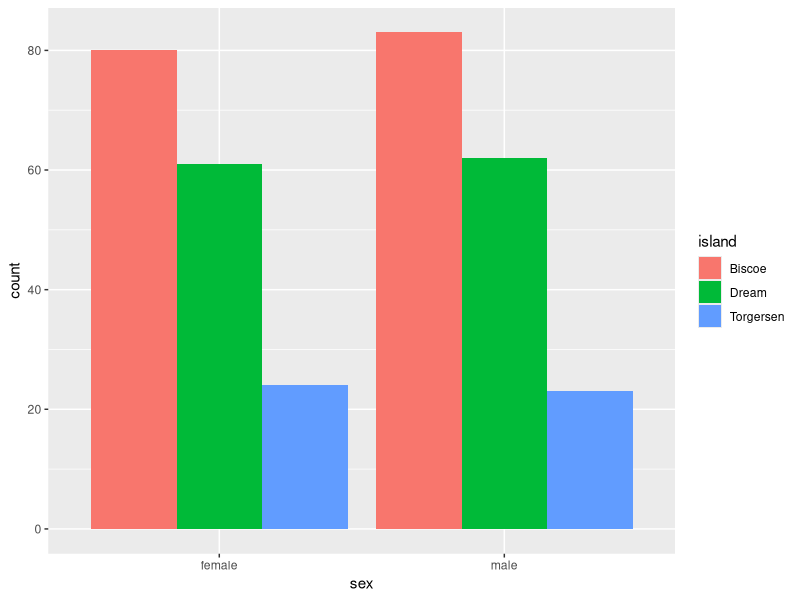

R code for this plot: (Note: this script raises an error after producing the figure.)
## ---- chunk 1
library(tidyverse)
## ---- chunk 2
data <- palmerpenguins::penguins %>% 
  mutate(across(where(is.factor), as.character)) %>% 
  filter(!is.na(sex))
## ---- chunk 3
data %>% 
  ggplot(aes(x = sex, group = island, fill = island)) +
    geom_bar(position = position_dodge())
## ---- chunk 4
head(data)
## ---- chunk 5
ojs_define(data = transpose(data))
